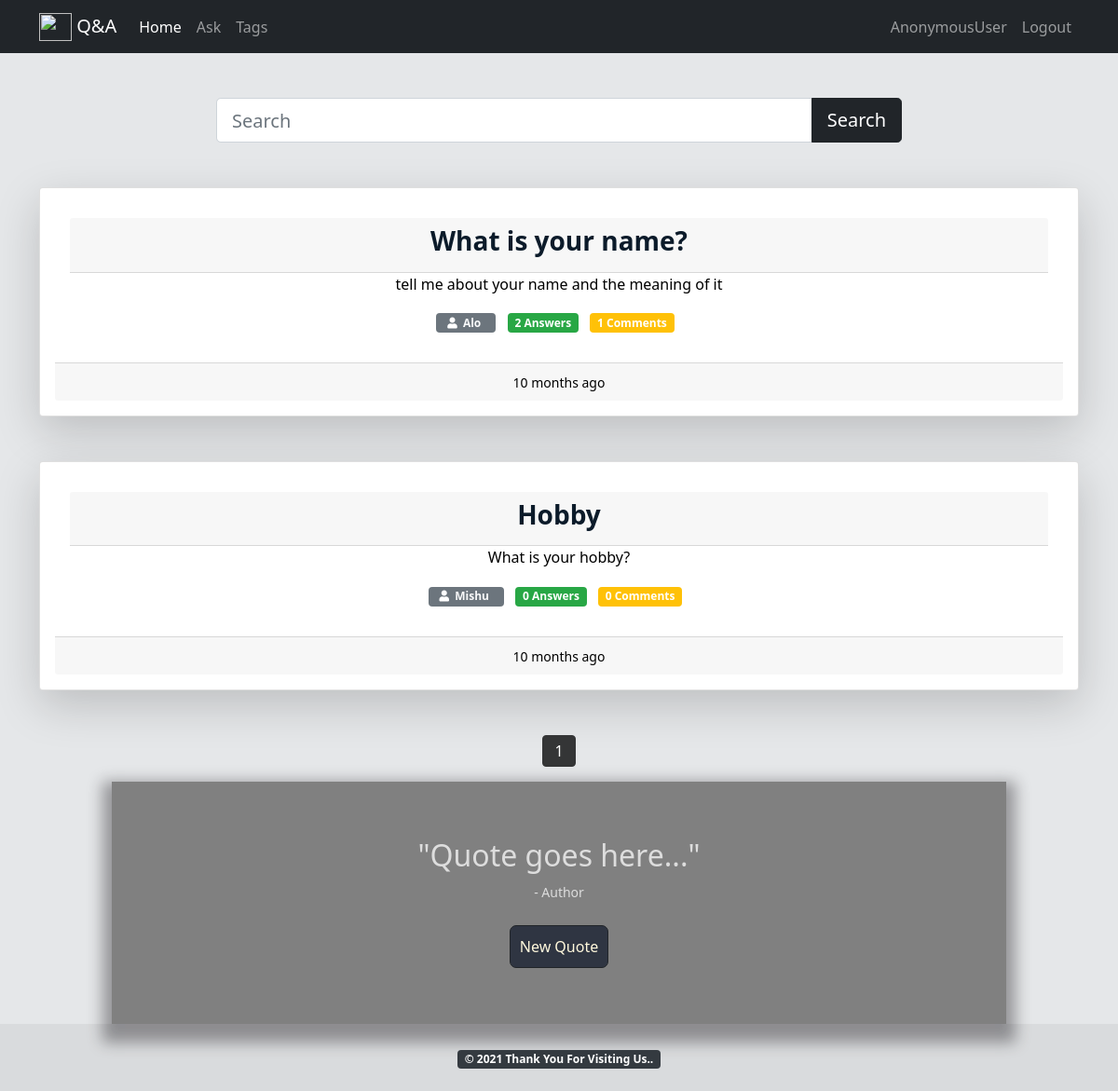
The app's page /tag/you with its own data.
### athreg/models.py (models this page shows, shortened)
class Question(models.Model):
    user=models.ForeignKey(User,on_delete=models.CASCADE)
    q_title=models.CharField(max_length=300)
    detail=models.TextField()
    tags=models.TextField(default='')
    add_time=models.DateTimeField(auto_now_add=True)

### athreg/views.py (the view)
# urls.py: path('tag/<str:tag>',views.tag,name='tag'),
def tag(request,tag):
    quests=Question.objects.annotate(total_comments=Count('answer__comment')).filter(tags__icontains=tag).order_by('-id')
    paginator=Paginator(quests,10)
    page_num=request.GET.get('page',1)
    quests=paginator.page(page_num)
    return render(request,'tag.html',{'quests':quests,'tag':tag})

### athreg/templates/tag.html (shortened to what this page needs)
{% extends 'main.html' %}
{% load static %}
{% load humanize %}

### athreg/templates/main.html (shortened to what this page needs)
{% load static %}
{% load humanize %}
<!DOCTYPE html>
<html lang="en">
<head>
  <link href="https://cdn.jsdelivr.net/npm/bootstrap@5.0.0/dist/css/bootstrap.min.css" rel="stylesheet">
  <link href="https://maxcdn.bootstrapcdn.com/font-awesome/4.7.0/css/font-awesome.min.css" rel="stylesheet"/>
  <link rel="stylesheet" href="https://cdn.jsdelivr.net/npm/bootstrap@4.5.3/dist/css/bootstrap.min.css">
  <link rel="stylesheet" href="% static '/animatecss/animate.min.css' %">
  <link rel="stylesheet" href="{% static 'bootstrap.min.css' %}">
  <link rel="stylesheet" href="https://use.fontawesome.com/releases/v5.6.1/css/all.css">
  <link href="https://cdn.jsdelivr.net/npm/bootstrap@5.0.0/dist/css/bootstrap.min.css" rel="stylesheet">
</head>
<body>
  <nav class="navbar navbar-expand-lg navbar-dark bg-dark">
    <div class="container">
      <a class="navbar-brand" href="/"><img src="https://images.vexels.com/media/users/3/152347/isolated/preview/27304b9b14ce9bd8a28ca637ed92070e-blue-circle-question-mark-icon-by-vexels.png" alt="" width="35" height="30" class="d-inline-block align-text-top">
        Q&A</a>
      <div class="collapse navbar-collapse" id="navbarNav">
        <ul class="navbar-nav" >
            <li class="nav-item active">
              <a class="nav-link" href="/">Home</a>
            </li>
            <li class="nav-item">
              <a class="nav-link" href="{% url 'ask-question' %}">Ask</a>
            </li>
            <li class="nav-item">
              <a class="nav-link" href="/tags/">Tags</a>
            </li>
        </ul>
        <ul class="navbar-nav ms-auto">
          <li class="nav-item">
            <a class="nav-link" href="/profileinfo/">{{request.user}}</a>
          </li>
          <li class="nav-item">
            <a class="nav-link" href="{% url 'logout' %}">Logout</a>
          </li>
        </ul>
      </div>
    </div>
  </nav>
  <div class="container py-5">
      <div class="row">
        <div class="col-md-8 offset-2">
          <form>
            <div class="input-group">
              <input type="text" name="q" class="form-control form-control-lg" style{color:blue;} placeholder="Search" />
            <button class="btn btn-dark btn-lg" type="submit" id="button-addon2">Search</button>
          </div>
        </form>
        </div>
      </div>
  </div>
  <div class="container" id="qbox"  >
    {% for quest in quests %}
    <div class="card mb-5 shadow-lg p-3 mb-5 bg-white ">
      <div class="card-body">
        <div class="card-header">
          <h3 class="card-title"><a href="/detail/{{quest.id}}"><b>{{quest.q_title}}</b></a></h3>
        </div>
        <p class="card-text">{{quest.detail}}</p>
        <p>
           <span class="badge badge-secondary"><i class="fas fa-user ml-1"></i>&nbsp<a href="/otheruser/{{quest.user.username}}" class="mr-2 text-light"> {{quest.user.username}}</a></span>
            <span class="mr-2 badge badge-success answer-click">{{quest.answer_set.count}} Answers</span>
            <span class="mr-2 badge badge-warning">{{quest.total_comments}} Comments</span>
        </p>
      </div>
      <div class="card-footer">
        <small>{{quest.add_time|naturaltime}}</small>
    </div>
    </div>
    {% endfor %}
  </div>
  <nav aria-label="Page navigation example" >
    <ul class="pagination justify-content-center">
      {% for i in quests.paginator.page_range %}
        {% if quests.number == i %}
          <li class="page-item active"><a class="page-link" href="#">{{i}}</a></li>
        {% else %}
          <li class="page-item"><a class="page-link" href="?page={{i}}">{{i}}</a></li>
        {% endif %}
      {% endfor %}
    </ul>
  </nav>
  <div class="containerr">
    <div class="quote-box">
      <h2 id="quote">"Quote goes here..."</h2>
      <small id="author">- Author</small>
    </div>
    <br>
    <button id="btn" class="btn btn-dark"style="background: #2f3542;color: cornsilk;padding: 10px; border-radius: 7px!important;">New Quote</button>
  </div>
  <footer>
    <div class="text-center p-4" style="background-color: rgba(0, 0, 0, 0.05);">
        <span class="badge badge-dark ">© 2021 Thank You {{request.user.username}}  For Visiting Us..</span>
    </div>
  </footer>
</body>
</html>

### athreg/templates/main.html (style rules this page uses)
body, html { margin: 0; padding: 0; height: 100%; background: #E5E7E9 !important; }
a:link { color: #0c1b2a; background-color: transparent; text-decoration: none; }
.pagination > li > a { background-color: white; color: #5A4181; }
.pagination > .active > a { color: white; background-color: #343536 !Important; border: solid 1px #343536 !Important; }
#qbox { color:black;text-align:center;border-radius: 20%!important; }
.containerr { background-color: gray; color: #ddd; padding: 5%; text-align: center; width: 80%; margin: auto; box-shadow: 0px 10px 15px 10px rgba(30, 27, 32, 0.4); }

### records on screen
Question: q_title "What is your name?", detail "tell me about your name and the meaning of it", user.username "Alo", answer_set.count "2", total_comments "1", add_time "10 months ago"
Question: q_title "Hobby", detail "What is your hobby?", user.username "Mishu", answer_set.count "0", total_comments "0", add_time "10 months ago"

### other values on screen
{{ request.user }} "AnonymousUser"
{{ i }} "1"
